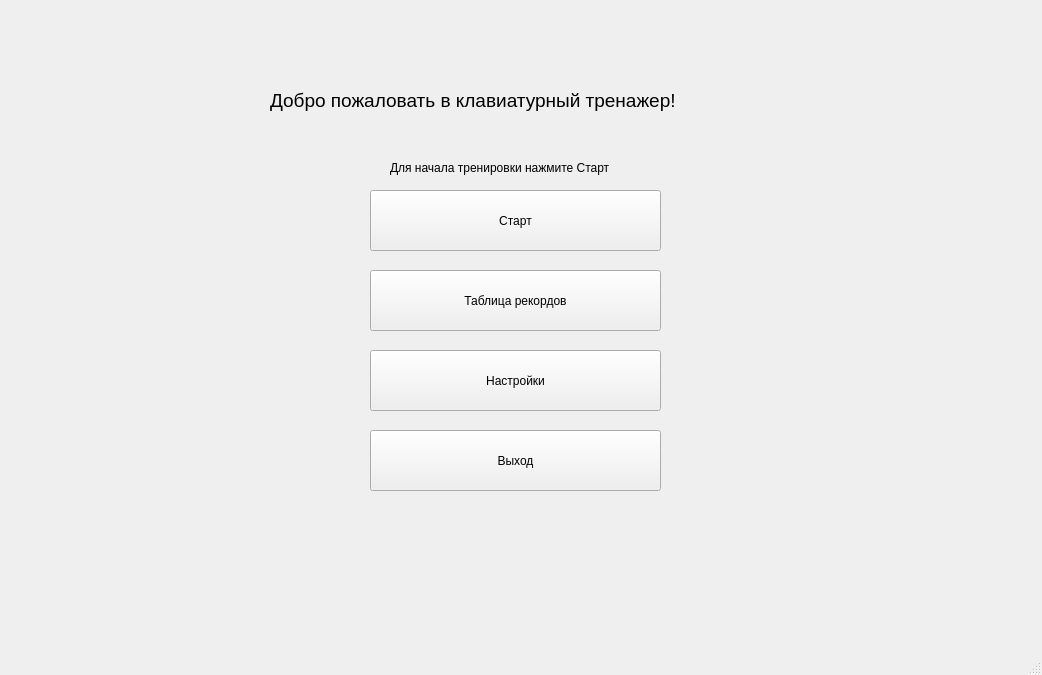
<?xml version="1.0" encoding="UTF-8"?>
<ui version="4.0">
 <class>MainWindow</class>
 <widget class="QMainWindow" name="MainWindow">
  <property name="geometry">
   <rect>
    <x>0</x>
    <y>0</y>
    <width>1042</width>
    <height>675</height>
   </rect>
  </property>
  <property name="windowTitle">
   <string>MainWindow</string>
  </property>
  <widget class="QWidget" name="centralwidget">
   <widget class="QPushButton" name="start">
    <property name="geometry">
     <rect>
      <x>370</x>
      <y>190</y>
      <width>291</width>
      <height>61</height>
     </rect>
    </property>
    <property name="cursor">
     <cursorShape>PointingHandCursor</cursorShape>
    </property>
    <property name="mouseTracking">
     <bool>true</bool>
    </property>
    <property name="text">
     <string>Старт</string>
    </property>
    <property name="autoDefault">
     <bool>false</bool>
    </property>
    <property name="default">
     <bool>false</bool>
    </property>
    <property name="flat">
     <bool>false</bool>
    </property>
   </widget>
   <widget class="QPushButton" name="exit">
    <property name="geometry">
     <rect>
      <x>370</x>
      <y>430</y>
      <width>291</width>
      <height>61</height>
     </rect>
    </property>
    <property name="text">
     <string>Выход</string>
    </property>
   </widget>
   <widget class="QPushButton" name="record_tabel">
    <property name="geometry">
     <rect>
      <x>370</x>
      <y>270</y>
      <width>291</width>
      <height>61</height>
     </rect>
    </property>
    <property name="text">
     <string>Таблица рекордов</string>
    </property>
   </widget>
   <widget class="QPushButton" name="settings">
    <property name="geometry">
     <rect>
      <x>370</x>
      <y>350</y>
      <width>291</width>
      <height>61</height>
     </rect>
    </property>
    <property name="text">
     <string>Настройки</string>
    </property>
   </widget>
   <widget class="QLabel" name="welcome">
    <property name="geometry">
     <rect>
      <x>270</x>
      <y>80</y>
      <width>521</width>
      <height>41</height>
     </rect>
    </property>
    <property name="font">
     <font>
      <pointsize>14</pointsize>
     </font>
    </property>
    <property name="text">
     <string>Добро пожаловать в клавиатурный тренажер!</string>
    </property>
   </widget>
   <widget class="QLabel" name="how_to_start">
    <property name="geometry">
     <rect>
      <x>390</x>
      <y>160</y>
      <width>241</width>
      <height>16</height>
     </rect>
    </property>
    <property name="text">
     <string>Для начала тренировки нажмите Старт</string>
    </property>
   </widget>
  </widget>
  <widget class="QMenuBar" name="menubar">
   <property name="geometry">
    <rect>
     <x>0</x>
     <y>0</y>
     <width>1042</width>
     <height>26</height>
    </rect>
   </property>
  </widget>
  <widget class="QStatusBar" name="statusbar"/>
 </widget>
 <resources/>
 <connections/>
</ui>
